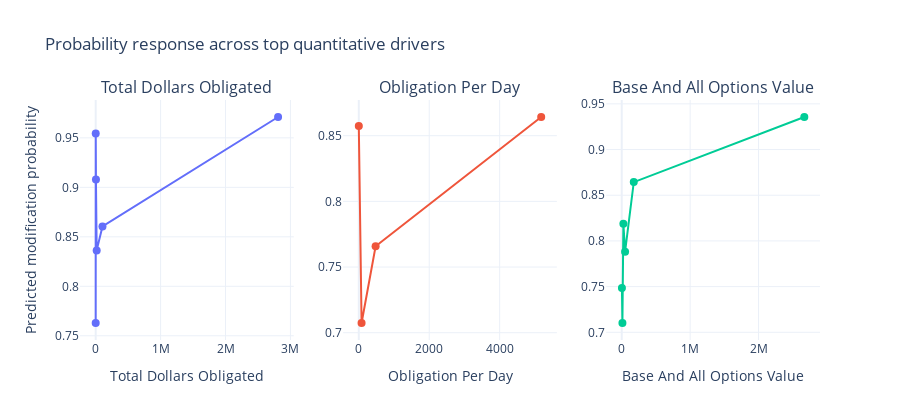
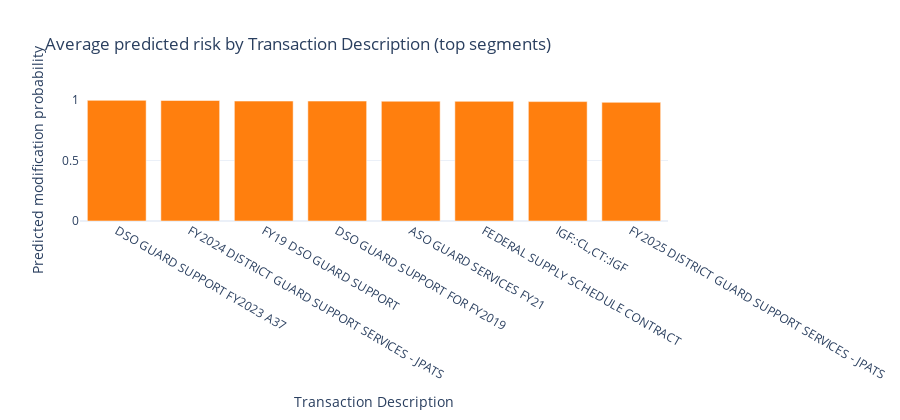

The code cell stored with these charts, in order, in its notebook:
### Code cell
scored_dataset = dataset.copy()
# Ensure boolean columns remain as int after copy
for bool_col in BOOLEAN_FEATURES:
    if bool_col in scored_dataset.columns:
        scored_dataset[bool_col] = scored_dataset[bool_col].astype(int)

scored_dataset['predicted_risk'] = artifacts.pipeline.predict_proba(scored_dataset[feature_columns])[:, 1]

feature_importances = artifacts.feature_importances.copy()

def raw_feature_name(prefixed_name: str) -> str:
    return prefixed_name.split('__', 1)[-1]

numeric_features_ranked = []
for feature_name in feature_importances['feature']:
    if feature_name.startswith('num__'):
        raw_name = raw_feature_name(feature_name)
        if raw_name in scored_dataset.columns and raw_name not in numeric_features_ranked:
            numeric_features_ranked.append(raw_name)
    if len(numeric_features_ranked) == 3:
        break

impact_fig = make_subplots(rows=1, cols=len(numeric_features_ranked), subplot_titles=[prettify_feature(name) for name in numeric_features_ranked])

for position, feature_name in enumerate(numeric_features_ranked, start=1):
    working = scored_dataset[[feature_name, 'predicted_risk']].dropna()
    if working.empty:
        continue
    working['bin'] = pd.qcut(working[feature_name], q=6, duplicates='drop')
    summary = (
        working
        .groupby('bin')
        .agg(
            avg_level=(feature_name, 'median'),
            risk=('predicted_risk', 'mean'),
            sample_count=('predicted_risk', 'size')
        )
        .reset_index(drop=True)
    )
    impact_fig.add_trace(
        go.Scatter(
            x=summary['avg_level'],
            y=summary['risk'],
            mode='lines+markers',
            name=prettify_feature(feature_name),
            marker=dict(size=8),
            hovertemplate='Median level: %{x:,.2f}<br>Predicted risk: %{y:.2%}<br>Contracts: %{text}',
            text=summary['sample_count']
        ),
        row=1,
        col=position,
    )
    impact_fig.update_xaxes(title=prettify_feature(feature_name), row=1, col=position)
impact_fig.update_yaxes(title='Predicted modification probability', row=1, col=1)
impact_fig.update_layout(
    title='Probability response across top quantitative drivers',
    template='plotly_white',
    height=420,
    showlegend=False
)
iplot(impact_fig)

cat_features_ranked = []
for feature_name in feature_importances['feature']:
    if feature_name.startswith('cat__'):
        raw_name = raw_feature_name(feature_name)
        if raw_name in scored_dataset.columns and raw_name not in cat_features_ranked:
            cat_features_ranked.append(raw_name)
    if len(cat_features_ranked) == 1:
        break

if cat_features_ranked:
    cat_feature = cat_features_ranked[0]
    category_summary = (
        scored_dataset
        .groupby(cat_feature)
        .agg(
            contracts=('contract_award_unique_key', 'nunique'),
            avg_risk=('predicted_risk', 'mean')
        )
        .query('contracts >= 100')
        .sort_values('avg_risk', ascending=False)
        .head(8)
        .reset_index()
    )
    cat_fig = go.Figure(
        data=[
            go.Bar(
                x=category_summary[cat_feature],
                y=category_summary['avg_risk'],
                text=[f"{val:.1%}" for val in category_summary['avg_risk']],
                textposition='outside',
                marker_color='#ff7f0e'
            )
        ]
    )
    cat_fig.update_layout(
        title=f"Average predicted risk by {prettify_feature(cat_feature)} (top segments)",
        xaxis_title=prettify_feature(cat_feature),
        yaxis_title='Predicted modification probability',
        template='plotly_white',
        height=420
    )
    cat_fig.update_yaxes(range=[0, min(1, category_summary['avg_risk'].max() * 1.1)])
    iplot(cat_fig)

### Figure 1 — Plotly figure (JSON) as saved in the notebook; plotly's stock layout.template omitted (floating-point values rounded to 4 significant figures)
{"data": [{"hovertemplate": "Median level: %{x:,.2f}<br>Predicted risk: %{y:.2%}<br>Contracts: %{text}", "marker": {"size": 8}, "mode": "lines+markers", "name": "Total Dollars Obligated", "text": [6482.0, 3227.0, 4855.0, 4854.0, 4854.0, 4855.0], "type": "scatter", "x": [0.0, 588.0, 3990.0, 15190.0, 104500.0, 2810000.0], "xaxis": "x", "y": [0.7629, 0.9544, 0.9079, 0.8363, 0.8605, 0.9711], "yaxis": "y"}, {"hovertemplate": "Median level: %{x:,.2f}<br>Predicted risk: %{y:.2%}<br>Contracts: %{text}", "marker": {"size": 8}, "mode": "lines+markers", "name": "Obligation Per Day", "text": [21640.0, 7218.0, 7210.0, 7214.0], "type": "scatter", "x": [0.0, 78.78, 477.4, 5179.0], "xaxis": "x2", "y": [0.8575, 0.7074, 0.7658, 0.8642], "yaxis": "y2"}, {"hovertemplate": "Median level: %{x:,.2f}<br>Predicted risk: %{y:.2%}<br>Contracts: %{text}", "marker": {"size": 8}, "mode": "lines+markers", "name": "Base And All Options Value", "text": [7968.0, 7670.0, 8331.0, 7211.0, 7796.0, 7795.0], "type": "scatter", "x": [2484.0, 9975.0, 24000.0, 48820.0, 175800.0, 2669000.0], "xaxis": "x3", "y": [0.7486, 0.7102, 0.8187, 0.7883, 0.8644, 0.9356], "yaxis": "y3"}], "layout": {"annotations": [{"font": {"size": 16}, "showarrow": false, "text": "Total Dollars Obligated", "x": 0.1444, "xanchor": "center", "xref": "paper", "y": 1, "yanchor": "bottom", "yref": "paper"}, {"font": {"size": 16}, "showarrow": false, "text": "Obligation Per Day", "x": 0.5, "xanchor": "center", "xref": "paper", "y": 1, "yanchor": "bottom", "yref": "paper"}, {"font": {"size": 16}, "showarrow": false, "text": "Base And All Options Value", "x": 0.8556, "xanchor": "center", "xref": "paper", "y": 1, "yanchor": "bottom", "yref": "paper"}], "height": 420, "showlegend": false, "title": {"text": "Probability response across top quantitative drivers"}, "xaxis": {"anchor": "y", "domain": [0, 0.2889], "title": {"text": "Total Dollars Obligated"}}, "xaxis2": {"anchor": "y2", "domain": [0.3556, 0.6444], "title": {"text": "Obligation Per Day"}}, "xaxis3": {"anchor": "y3", "domain": [0.7111, 1], "title": {"text": "Base And All Options Value"}}, "yaxis": {"anchor": "x", "domain": [0, 1], "title": {"text": "Predicted modification probability"}}, "yaxis2": {"anchor": "x2", "domain": [0, 1]}, "yaxis3": {"anchor": "x3", "domain": [0, 1]}}}

### Figure 2 — Plotly figure (JSON) as saved in the notebook; plotly's stock layout.template omitted (floating-point values rounded to 4 significant figures)
{"data": [{"marker": {"color": "#ff7f0e"}, "text": ["99.7%", "99.6%", "99.1%", "99.1%", "99.0%", "98.9%", "98.7%", "98.1%"], "textposition": "outside", "type": "bar", "x": ["DSO GUARD SUPPORT FY2023 A37", "FY2024 DISTRICT GUARD SUPPORT SERVICES - JPATS", "FY19 DSO GUARD SUPPORT", "DSO GUARD SUPPORT FOR FY2019", "ASO GUARD SERVICES FY21", "FEDERAL SUPPLY SCHEDULE CONTRACT", "IGF::CL,CT::IGF", "FY2025 DISTRICT GUARD SUPPORT SERVICES - JPATS"], "y": [0.9971, 0.9958, 0.9912, 0.9912, 0.9898, 0.989, 0.9868, 0.9808]}], "layout": {"height": 420, "title": {"text": "Average predicted risk by Transaction Description (top segments)"}, "xaxis": {"title": {"text": "Transaction Description"}}, "yaxis": {"range": [0, 1], "title": {"text": "Predicted modification probability"}}}}
